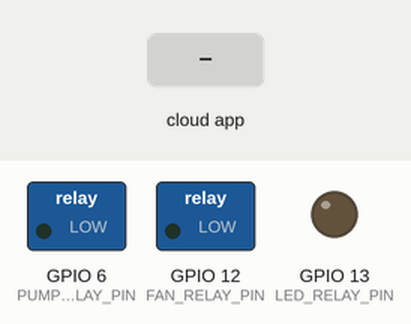
This sketch was run on a simulated ESP32-S3. On the bench: switched loads named in the sketch (green lamp = pin HIGH), output pins drawn as LEDs (lit = HIGH). The test bench sets the inputs (shaded band). WiFi joins after 1.5 s; servers stay silent unless stated; no MQTT or app messages arrive unless stated; what the sketch prints to the serial monitor is not drawn.

Above: at 2.7 s.
2.8 s: the phone or cloud app sets fan to 1
At 4.0 s:
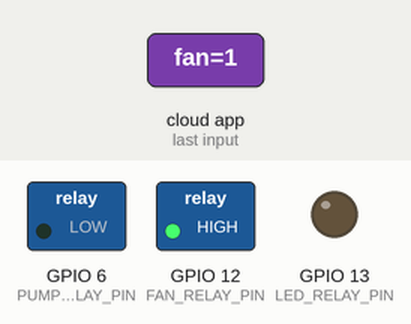
4.3 s: the phone or cloud app sets light-control to 1
At 5.5 s:
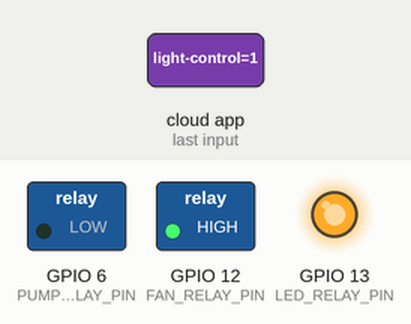
5.8 s: the phone or cloud app sets water-pump to 1
At 6.7 s:
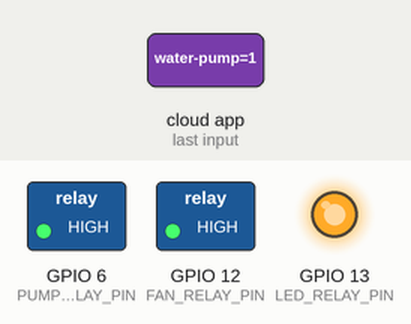
7.3 s: the phone or cloud app sets fan to 0
At 7.9 s:
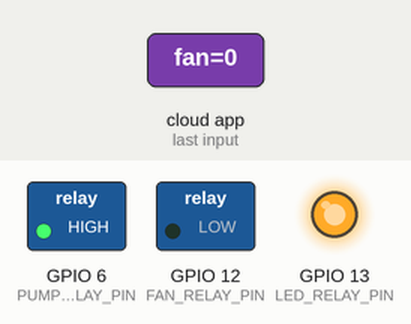
8.8 s: the phone or cloud app sets light-control to 0
At 9.6 s:
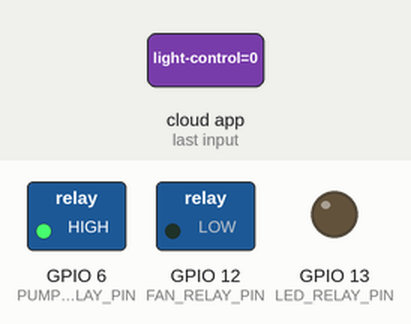
10.3 s: the phone or cloud app sets fan to 1
At 10.8 s:
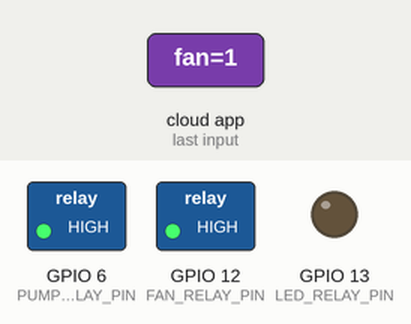
Timing chart, 0 to 12.8 s (numbered marks = the images above; inputs shaded):
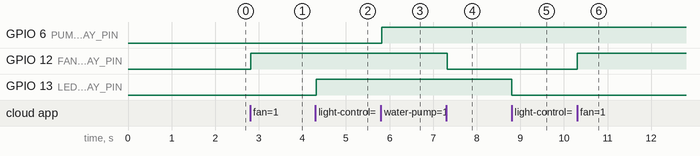

The sketch:

YoloBit_Firmware_v2.ino
```cpp
/*
 * ==========================================================
 * YOLOBIT FIRMWARE - HỆ THỐNG NHÀ KÍNH TỰ ĐỘNG
 * ==========================================================
 * * CHỨC NĂNG:
 * 1. Đọc 3 cảm biến: DHT11, Ánh sáng (Analog), Độ ẩm đất (Analog).
 * 2. Gửi (Publish) 4 feeds (thermal, humid, light, earth-humid) lên Adafruit IO.
 * 3. Lắng nghe (Subscribe) 3 feeds (fan, light-control, water-pump) từ Adafruit IO.
 * 4. Bật/Tắt 3 Relay (Quạt, Đèn, Bơm) dựa trên lệnh nhận được.
 * */

/*
 * ==========================================================
 * PHẦN 1: KHAI BÁO THƯ VIỆN VÀ CẤU HÌNH
 * ==========================================================
 */

#include <WiFi.h>
#include "Adafruit_MQTT.h"
#include "Adafruit_MQTT_Client.h"
#include "DHT.h" // Thư viện cho cảm biến DHT11

// --- 1. THAY THÔNG TIN WI-FI CỦA BẠN ---
#define WIFI_SSID       "Xiaomi 12T Pro"
#define WIFI_PASS       "123456789"

// --- 2. THAY THÔNG TIN ADAFRUIT IO CỦA BẠN ---
// (Lấy từ trang io.adafruit.com -> "My Key")
#define AIO_SERVER      "io.adafruit.com"
#define AIO_SERVERPORT  1883
#define AIO_USERNAME    "USERNAME_ADAFRUIT_CUA_BAN"
#define AIO_KEY         "KEY_ADAFRUIT_CUA_BAN"

/* * --- 3. KHAI BÁO CHÂN CẮM (PIN) PHẦN CỨNG ---
 * * ⚠️ QUAN TRỌNG: Đây là các chân cắm GIẢ ĐỊNH dựa trên tài liệu Mạch Mở Rộng.
 * Bạn PHẢI kiểm tra phần cứng của mình và sửa lại cho đúng!
 * * Cổng Analog (P0, P1, P2): Dùng cho cảm biến đọc giá trị dải.
 * Cổng Digital (P16/12, P14/15, P10/13, P3/6): Dùng cho BẬT/TẮT.
 */

// Cảm biến Analog
#define SOIL_PIN        0  // GIẢ ĐỊNH: Cảm biến độ ẩm đất cắm vào cổng P0
#define LIGHT_PIN       1  // GIẢ ĐỊNH: Cảm biến ánh sáng cắm vào cổng P1

// Cảm biến Digital
#define DHT_PIN         15  // GIẢ ĐỊNH: Cảm biến DHT11 cắm vào cổng P14/15 (dùng chân 15)
#define DHT_TYPE        DHT11 // Loại cảm biến là DHT11

// Thiết bị Digital (Relay)
#define FAN_RELAY_PIN   12  // GIẢ ĐỊNH: Relay Quạt cắm vào cổng P16/12 (dùng chân 12)
#define LED_RELAY_PIN   13  // GIẢ ĐỊNH: Relay Đèn cắm vào cổng P10/13 (dùng chân 13)
#define PUMP_RELAY_PIN  6   // GIẢ ĐỊNH: Relay Bơm cắm vào cổng P3/6 (dùng chân 6)


// --- KHỞI TẠO CÁC ĐỐI TƯỢNG ---

// Khởi tạo cảm biến DHT
DHT dht(DHT_PIN, DHT_TYPE);

// Khởi tạo máy khách Wi-Fi
WiFiClient client;

// Khởi tạo máy khách MQTT
Adafruit_MQTT_Client mqtt(&client, AIO_SERVER, AIO_SERVERPORT, AIO_USERNAME, AIO_KEY);

// --- KHAI BÁO CÁC "FEEDS" (CHỦ ĐỀ MQTT) ---

// 1. Feeds để "Gửi" (Publish) dữ liệu cảm biến LÊN:
Adafruit_MQTT_Publish thermal_feed = Adafruit_MQTT_Publish(&mqtt, AIO_USERNAME "/feeds/thermal");
Adafruit_MQTT_Publish humid_feed = Adafruit_MQTT_Publish(&mqtt, AIO_USERNAME "/feeds/humid");
Adafruit_MQTT_Publish light_feed = Adafruit_MQTT_Publish(&mqtt, AIO_USERNAME "/feeds/light");
Adafruit_MQTT_Publish earth_humid_feed = Adafruit_MQTT_Publish(&mqtt, AIO_USERNAME "/feeds/earth-humid");

// 2. Feeds để "Nhận" (Subscribe) lệnh điều khiển VỀ:
Adafruit_MQTT_Subscribe fan_feed = Adafruit_MQTT_Subscribe(&mqtt, AIO_USERNAME "/feeds/fan");
Adafruit_MQTT_Subscribe light_control_feed = Adafruit_MQTT_Subscribe(&mqtt, AIO_USERNAME "/feeds/light-control");
Adafruit_MQTT_Subscribe water_pump_feed = Adafruit_MQTT_Subscribe(&mqtt, AIO_USERNAME "/feeds/water-pump");


/*
 * ==========================================================
 * PHẦN 2: HÀM SETUP() - CHẠY 1 LẦN KHI KHỞI ĐỘNG
 * ==========================================================
 */
void setup() {
  Serial.begin(115200);
  Serial.println("Khoi dong Yolo:Bit Firmware v2...");

  // Cài đặt các chân Relay là OUTPUT (để xuất tín hiệu)
  pinMode(FAN_RELAY_PIN, OUTPUT);
  pinMode(LED_RELAY_PIN, OUTPUT);
  pinMode(PUMP_RELAY_PIN, OUTPUT);

  // Cài đặt chân cảm biến Analog là INPUT
  pinMode(SOIL_PIN, INPUT);
  pinMode(LIGHT_PIN, INPUT);

  // Tắt hết thiết bị khi mới khởi động
  digitalWrite(FAN_RELAY_PIN, LOW); // LOW = TẮT (Relay kích hoạt mức CAO)
  digitalWrite(LED_RELAY_PIN, LOW);
  digitalWrite(PUMP_RELAY_PIN, LOW);

  // Khởi động cảm biến DHT
  dht.begin();

  // Kết nối Wi-Fi
  Serial.print("Dang ket noi Wi-Fi: ");
  Serial.println(WIFI_SSID);
  WiFi.begin(WIFI_SSID, WIFI_PASS);
  while (WiFi.status() != WL_CONNECTED) {
    delay(500);
    Serial.print(".");
  }
  Serial.println("\nDa ket noi Wi-Fi!");

  // Đăng ký (Subscribe) các feeds điều khiển
  mqtt.subscribe(&fan_feed);
  mqtt.subscribe(&light_control_feed);
  mqtt.subscribe(&water_pump_feed);
}

// Biến đếm thời gian để gửi dữ liệu mỗi 10 giây
long lastSendTime = 0;

/*
 * ==========================================================
 * PHẦN 3: HÀM LOOP() - CHẠY LẶP ĐI LẶP LẠI MÃI MÃI
 * ==========================================================
 */
void loop() {
  // Hàm này đảm bảo kết nối MQTT luôn được duy trì
  MQTT_connect();

  // --- XỬ LÝ LỆNH NHẬN VỀ (SUBSCRIBE) ---
  // (Luôn luôn lắng nghe, không cần chờ)
  Adafruit_MQTT_Subscribe *subscription;
  while ((subscription = mqtt.readSubscription(5000))) {

    char *data = (char *)subscription->lastread;
    Serial.print("Nhan lenh: "); Serial.println(data);

    // 1. Kiểm tra nếu có lệnh cho QUẠT
    if (subscription == &fan_feed) {
      if (strcmp(data, "1") == 0) {
        digitalWrite(FAN_RELAY_PIN, HIGH); // BẬT QUẠT
      } else {
        digitalWrite(FAN_RELAY_PIN, LOW);  // TẮT QUẠT
      }
    }

    // 2. Kiểm tra nếu có lệnh cho ĐÈN
    if (subscription == &light_control_feed) {
      if (strcmp(data, "1") == 0) {
        digitalWrite(LED_RELAY_PIN, HIGH); // BẬT ĐÈN
      } else {
        digitalWrite(LED_RELAY_PIN, LOW);  // TẮT ĐÈN
      }
    }

    // 3. Kiểm tra nếu có lệnh cho BƠM
    if (subscription == &water_pump_feed) {
      if (strcmp(data, "1") == 0) {
        digitalWrite(PUMP_RELAY_PIN, HIGH); // BẬT BƠM
      } else {
        digitalWrite(PUMP_RELAY_PIN, LOW);  // TẮT BƠM
      }
    }
  }

  // --- XỬ LÝ GỬI DỮ LIỆU CẢM BIẾN (PUBLISH) ---
  // Chỉ gửi mỗi 10 giây 1 lần
  if (millis() - lastSendTime > 10000) {
    Serial.println("-------------------------");
    Serial.println("Doc & Gui du lieu cam bien...");

    // Đọc cảm biến DHT
    float h = dht.readHumidity();
    float t = dht.readTemperature();

    // Đọc cảm biến Analog (Yolo:Bit ESP32 dùng 12-bit ADC, 0-4095)
    int lightValue = analogRead(LIGHT_PIN);
    int soilValue = analogRead(SOIL_PIN);

    // Kiểm tra đọc lỗi DHT
    if (isnan(h) || isnan(t)) {
      Serial.println("Loi doc cam bien DHT!");
    } else {
      // Gửi dữ liệu lên Adafruit IO
      thermal_feed.publish(t);
      humid_feed.publish(h);
      Serial.print("[PUB] Nhiet do: "); Serial.print(t);
      Serial.print(" | Do am KK: "); Serial.println(h);
    }

    // Gửi dữ liệu 2 cảm biến còn lại
    light_feed.publish(lightValue);
    earth_humid_feed.publish(soilValue);
    Serial.print("[PUB] Anh sang (0-4095): "); Serial.print(lightValue);
    Serial.print(" | Do am dat (0-4095): "); Serial.println(soilValue);

    lastSendTime = millis(); // Reset bộ đếm thời gian
  }
}


/*
 * ==========================================================
 * PHẦN 4: HÀM TIỆN ÍCH - KẾT NỐI MQTT
 * ==========================================================
 */
void MQTT_connect() {
  if (mqtt.connected()) {
    return; // Đã kết nối, không làm gì cả
  }

  Serial.print("Dang ket noi MQTT (Adafruit IO)...");
  int8_t ret;
  while ((ret = mqtt.connect()) != 0) {
     Serial.println(mqtt.connectErrorString(ret));
     Serial.println("Thu lai sau 5 giay...");
     mqtt.disconnect();
     delay(5000);
  }
  Serial.println("Da ket noi MQTT!");
}
```

Measured:
- after the input at 2.8 s, GPIO 12 (FAN_RELAY_PIN): LOW → HIGH at once
- after the input at 4.3 s, GPIO 13 (LED_RELAY_PIN): LOW → HIGH at once
- after the input at 5.8 s, GPIO 6 (PUMP_RELAY_PIN): LOW → HIGH at once
- after the input at 7.3 s, GPIO 12 (FAN_RELAY_PIN): HIGH → LOW at once
- after the input at 8.8 s, GPIO 13 (LED_RELAY_PIN): HIGH → LOW at once
- after the input at 10.3 s, GPIO 12 (FAN_RELAY_PIN): LOW → HIGH at once
